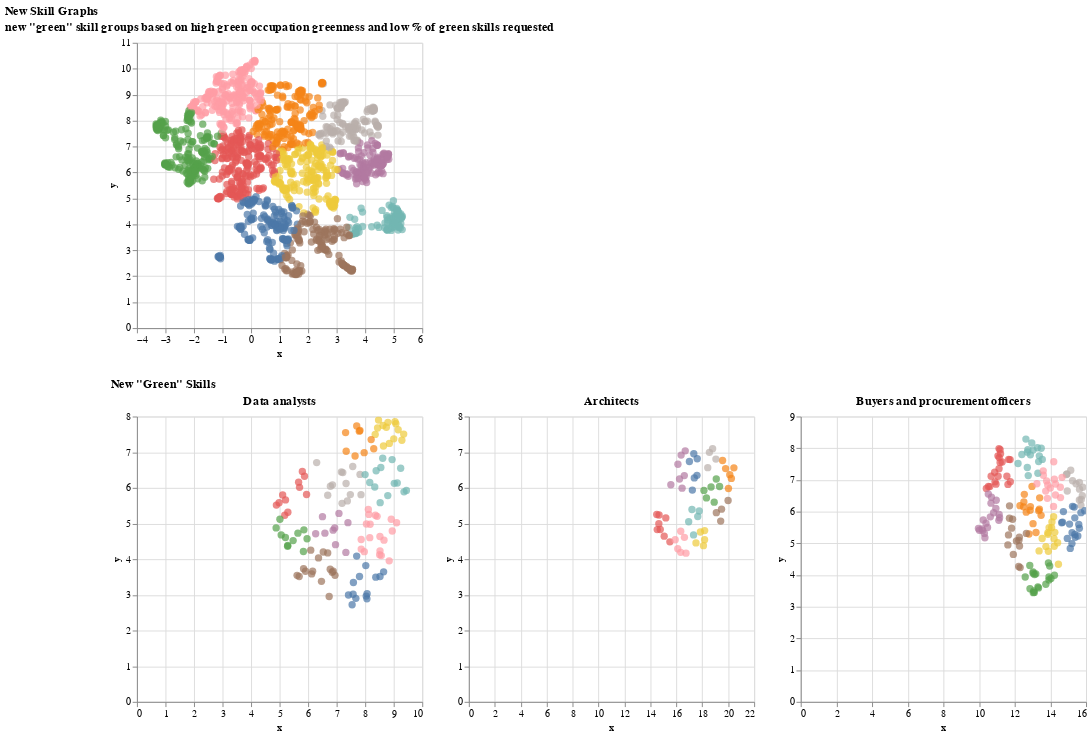

Notebook code cell kept with this figure:
### Code cell
#save skill graphs

new_skills_charts = occ1_new_skills | occ2_new_skills | occ3_new_skills
#add title to the graphs
new_skills_charts.title = 'New "Green" Skills' 

skill_graphs = new_green_skills_clust & new_skills_charts
skill_graphs.title = "New Skill Graphs"

skill_graphs.save(f'{graph_dir}/new_green_skills.html')

skill_graphs

### Figure 1 — Vega-Lite specification as saved in the notebook (floating-point values rounded to 4 significant figures; data arrays with more than 128 entries replaced by an {"elided": "..."} marker saying what was removed)
{"config": {"view": {"continuousWidth": 300, "continuousHeight": 300}}, "vconcat": [{"data": {"name": "data-061b2c742fb33d93c0af9216754efc78"}, "mark": {"type": "circle", "size": 60}, "encoding": {"color": {"field": "cluster_number", "legend": null, "title": "Cluster Number", "type": "nominal"}, "tooltip": [{"field": "skill", "type": "nominal"}, {"field": "cluster_number", "type": "quantitative"}], "x": {"field": "x", "type": "quantitative"}, "y": {"field": "y", "type": "quantitative"}}, "name": "view_4", "title": "new \"green\" skill groups based on high green occupation greenness and low % of green skills requested"}, {"hconcat": [{"data": {"name": "data-5a06e0eda33effcbe1369bc4f653cce0"}, "mark": {"type": "circle", "size": 60}, "encoding": {"color": {"field": "cluster_number", "legend": null, "title": "Cluster Number", "type": "nominal"}, "tooltip": [{"field": "skill", "type": "nominal"}, {"field": "cluster_number", "type": "quantitative"}], "x": {"field": "x", "type": "quantitative"}, "y": {"field": "y", "type": "quantitative"}}, "name": "view_1", "title": "Data analysts"}, {"data": {"name": "data-9eed323564e7814369e9a1d2b82d153b"}, "mark": {"type": "circle", "size": 60}, "encoding": {"color": {"field": "cluster_number", "legend": null, "title": "Cluster Number", "type": "nominal"}, "tooltip": [{"field": "skill", "type": "nominal"}, {"field": "cluster_number", "type": "quantitative"}], "x": {"field": "x", "type": "quantitative"}, "y": {"field": "y", "type": "quantitative"}}, "name": "view_2", "title": "Architects"}, {"data": {"name": "data-fb9dd417cab0498284388b2c09981cef"}, "mark": {"type": "circle", "size": 60}, "encoding": {"color": {"field": "cluster_number", "legend": null, "title": "Cluster Number", "type": "nominal"}, "tooltip": [{"field": "skill", "type": "nominal"}, {"field": "cluster_number", "type": "quantitative"}], "x": {"field": "x", "type": "quantitative"}, "y": {"field": "y", "type": "quantitative"}}, "name": "view_3", "title": "Buyers and procurement officers"}], "title": "New \"Green\" Skills"}], "params": [{"name": "param_1", "select": {"type": "interval", "encodings": ["x", "y"]}, "bind": "scales", "views": ["view_4"]}, {"name": "param_2", "select": {"type": "interval", "encodings": ["x", "y"]}, "bind": "scales", "views": ["view_1"]}, {"name": "param_3", "select": {"type": "interval", "encodings": ["x", "y"]}, "bind": "scales", "views": ["view_2"]}, {"name": "param_4", "select": {"type": "interval", "encodings": ["x", "y"]}, "bind": "scales", "views": ["view_3"]}], "title": "New Skill Graphs", "$schema": "https://vega.github.io/schema/vega-lite/v5.14.1.json", "datasets": {"data-061b2c742fb33d93c0af9216754efc78": {"elided": "1687 records"}, "data-5a06e0eda33effcbe1369bc4f653cce0": {"elided": "130 records"}, "data-9eed323564e7814369e9a1d2b82d153b": [{"skill": "Education, residential, commercial, and healthcare sectors", "cluster_number": 4, "x": 18.92, "y": 5.6}, {"skill": "CAD", "cluster_number": 7, "x": 16.34, "y": 4.784}, {"skill": "Carry out projects from inception through to completion", "cluster_number": 3, "x": 17.65, "y": 5.197}, {"skill": "Artios", "cluster_number": 6, "x": 16.44, "y": 5.991}, {"skill": "Able to effectively prepare presentation drawings", "cluster_number": 2, "x": 15.5, "y": 4.486}, {"skill": "champion the delivery of", "cluster_number": 6, "x": 16.69, "y": 7.039}, {"skill": "accreditation and their 'Sustainable Transport Champion' award", "cluster_number": 4, "x": 19.33, "y": 6.038}, {"skill": "Build good relationships", "cluster_number": 8, "x": 19.99, "y": 5.646}, {"skill": "Architectural practice", "cluster_number": 5, "x": 18.09, "y": 4.38}, {"skill": "A", "cluster_number": 6, "x": 16.12, "y": 6.661}, {"skill": "An up-to-date", "cluster_number": 6, "x": 16.25, "y": 6.248}, {"skill": "Coordinate preliminary architectural studies", "cluster_number": 5, "x": 18.18, "y": 4.544}, {"skill": "Confident in liaising with clients", "cluster_number": 8, "x": 19.48, "y": 5.402}, {"skill": "ARB, RTPI", "cluster_number": 9, "x": 18.55, "y": 6.996}, {"skill": "Ambition", "cluster_number": 0, "x": 17.24, "y": 5.937}, {"skill": "3D modelling", "cluster_number": 7, "x": 16.74, "y": 4.169}, {"skill": "A degree in Landscape Architecture", "cluster_number": 5, "x": 17.52, "y": 4.456}, {"skill": "Adobe CC", "cluster_number": 2, "x": 15.19, "y": 5.158}, {"skill": "A-level results", "cluster_number": 6, "x": 16.62, "y": 6.344}, {"skill": "Adobe user", "cluster_number": 2, "x": 14.49, "y": 5.253}, {"skill": "ARB RIBA Registered", "cluster_number": 9, "x": 18.8, "y": 7.1}, {"skill": "Advising clients on how to comply with ESG-related current or", "cluster_number": 8, "x": 19.42, "y": 5.068}, {"skill": "2 + years technical experience in an architectural office", "cluster_number": 4, "x": 18.68, "y": 6.025}, {"skill": "Ability to meet tight deadlines", "cluster_number": 0, "x": 17.39, "y": 6.279}, {"skill": "Adobe Creative Suite", "cluster_number": 2, "x": 14.76, "y": 4.833}, {"skill": "Adobe Suite", "cluster_number": 2, "x": 14.53, "y": 4.83}, {"skill": "ARB Registered with several years working as an Architect.", "cluster_number": 9, "x": 18.42, "y": 6.567}, {"skill": "Passive", "cluster_number": 6, "x": 16.37, "y": 6.919}, {"skill": "3+ years' experience in a relevant field", "cluster_number": 1, "x": 20.24, "y": 6.265}, {"skill": "3 years UK experience in architectural practice", "cluster_number": 4, "x": 19.08, "y": 6.25}, {"skill": "Adobe", "cluster_number": 2, "x": 14.67, "y": 5.239}, {"skill": "3 years' experience, not deal-breaker", "cluster_number": 1, "x": 20.44, "y": 6.562}, {"skill": "Computer literate with knowledge of CAD software", "cluster_number": 7, "x": 16.34, "y": 4.193}, {"skill": "Assist Leadership of a design team", "cluster_number": 3, "x": 16.95, "y": 5.049}, {"skill": "CAD expert", "cluster_number": 7, "x": 16.62, "y": 4.614}, {"skill": "tangible and attainable targets", "cluster_number": 3, "x": 17.77, "y": 5.351}, {"skill": "A full UK European driving license", "cluster_number": 1, "x": 19.57, "y": 6.767}, {"skill": "Organised", "cluster_number": 0, "x": 17.01, "y": 6.74}, {"skill": "Adobe PS and InDesign", "cluster_number": 2, "x": 14.65, "y": 4.995}, {"skill": "Architect", "cluster_number": 3, "x": 17.21, "y": 5.392}, {"skill": "AWS", "cluster_number": 6, "x": 15.58, "y": 6.087}, {"skill": "3 years' experience to grow within a talented team", "cluster_number": 1, "x": 20.02, "y": 5.983}, {"skill": "Achieve high Architectural Standards", "cluster_number": 5, "x": 18.18, "y": 4.802}, {"skill": "ARB RIBA accredited", "cluster_number": 9, "x": 19.05, "y": 6.806}, {"skill": "Account Management", "cluster_number": 0, "x": 17.35, "y": 6.957}, {"skill": "Architecture vision", "cluster_number": 5, "x": 17.85, "y": 4.762}, {"skill": "AutoCAD", "cluster_number": 7, "x": 15.91, "y": 4.547}, {"skill": "3d modelling software", "cluster_number": 7, "x": 16.11, "y": 4.294}, {"skill": "3 years' post qualification experience to grow within a talented", "cluster_number": 1, "x": 20.12, "y": 6.371}, {"skill": "Able to work to tight deadlines", "cluster_number": 0, "x": 17.59, "y": 6.351}, {"skill": "Assist in the provision of specialist landscape design", "cluster_number": 3, "x": 17.33, "y": 4.68}, {"skill": "delivering environmental stewardship", "cluster_number": 4, "x": 18.32, "y": 5.719}, {"skill": "Able to manage information and financial data", "cluster_number": 0, "x": 17.61, "y": 6.815}, {"skill": "Business development", "cluster_number": 8, "x": 19.08, "y": 5.304}, {"skill": "Prepare graphic presentations", "cluster_number": 2, "x": 15.06, "y": 4.646}, {"skill": "Analyzing complex environmental reports", "cluster_number": 4, "x": 18.13, "y": 5.928}, {"skill": "5+ years' experience (post qualification)A full understanding of the UK", "cluster_number": 1, "x": 19.8, "y": 6.541}], "data-fb9dd417cab0498284388b2c09981cef": {"elided": "166 records"}}}
